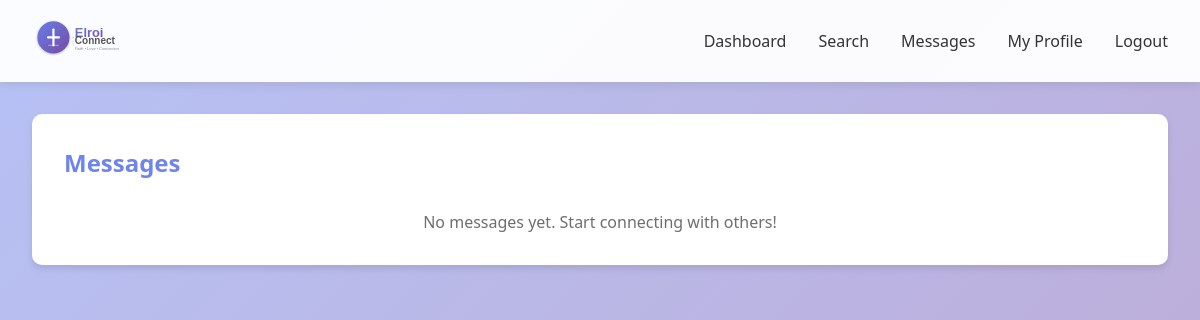
/messages (signed in), run on an earlier commit of the app's database.
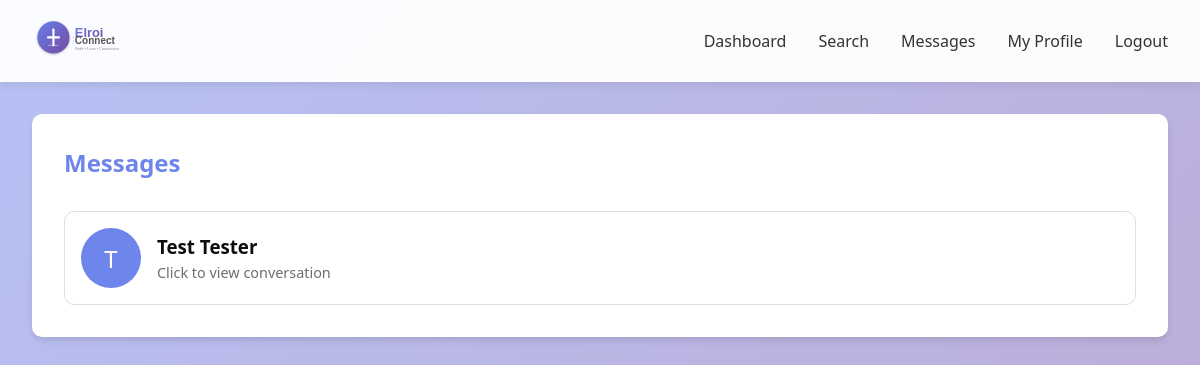
And on a later commit of the database.
### app.py (models this page shows)
class User(db.Model):
    id = db.Column(db.Integer, primary_key=True)
    email = db.Column(db.String(120), unique=True, nullable=False)
    password_hash = db.Column(db.String(200), nullable=False)
    first_name = db.Column(db.String(50), nullable=False)
    last_name = db.Column(db.String(50), nullable=False)
    gender = db.Column(db.String(20), nullable=False)
    date_of_birth = db.Column(db.Date, nullable=False)
    bio = db.Column(db.Text)
    profile_photo = db.Column(db.String(200))
    location = db.Column(db.String(100))
    denomination = db.Column(db.String(100))
    interests = db.Column(db.Text)
    looking_for = db.Column(db.String(50))
    created_at = db.Column(db.DateTime, default=datetime.utcnow)
    is_active = db.Column(db.Boolean, default=True)
    videos_watched = db.Column(db.Integer, default=0)
    sent_messages = db.relationship('Message', foreign_keys='Message.sender_id', backref='sender', lazy='dynamic')
    received_messages = db.relationship('Message', foreign_keys='Message.receiver_id', backref='receiver', lazy='dynamic')

### app.py (the view)
@app.route('/messages')
@login_required
def messages():
    user = User.query.get(session['user_id'])
    sent = db.session.query(Message.receiver_id).filter_by(sender_id=user.id).distinct()
    received = db.session.query(Message.sender_id).filter_by(receiver_id=user.id).distinct()
    conversation_ids = set([r[0] for r in sent] + [r[0] for r in received])
    conversations = User.query.filter(User.id.in_(conversation_ids)).all()
    return render_template('messages.html', conversations=conversations)

### app.py (called while the page is built)
def login_required(f):
    @wraps(f)
    def decorated_function(*args, **kwargs):
        if 'user_id' not in session:
            flash('Please log in to access this page.', 'warning')
            return redirect(url_for('login'))
        return f(*args, **kwargs)
    return decorated_function

### templates/messages.html
{% extends "base.html" %}
{% block content %}
<div class="card">
    <h2 style="color: #667eea; margin-bottom: 2rem;">Messages</h2>
    {% if conversations %}
    <div style="display: grid; gap: 1rem;">
        {% for conversation in conversations %}
        <a href="{{ url_for('conversation', user_id=conversation.id) }}" style="text-decoration: none; color: inherit;">
            <div style="display: flex; align-items: center; padding: 1rem; border: 1px solid #ddd; border-radius: 10px; transition: background 0.3s;">
                {% if conversation.profile_photo %}
                <img src="{{ url_for('static', filename='uploads/' + conversation.profile_photo) }}" alt="{{ conversation.first_name }}" style="width: 60px; height: 60px; border-radius: 50%; margin-right: 1rem; object-fit: cover;">
                {% else %}
                <div style="width: 60px; height: 60px; border-radius: 50%; background: #667eea; color: white; display: flex; align-items: center; justify-content: center; font-size: 1.5rem; margin-right: 1rem;">
                    {{ conversation.first_name[0] }}
                </div>
                {% endif %}
                <div>
                    <h3 style="margin-bottom: 0.25rem;">{{ conversation.first_name }} {{ conversation.last_name }}</h3>
                    <p style="color: #666; font-size: 0.9rem;">Click to view conversation</p>
                </div>
            </div>
        </a>
        {% endfor %}
    </div>
    {% else %}
    <p style="color: #666; text-align: center;">No messages yet. Start connecting with others!</p>
    {% endif %}
</div>
{% endblock %}

What changed in the data, as far as the page shows it:
added User: first_name "T", first_name "Test", last_name "Tester"
Also different on the page:
text no longer shown: "No messages yet. Start connecting with others!"
